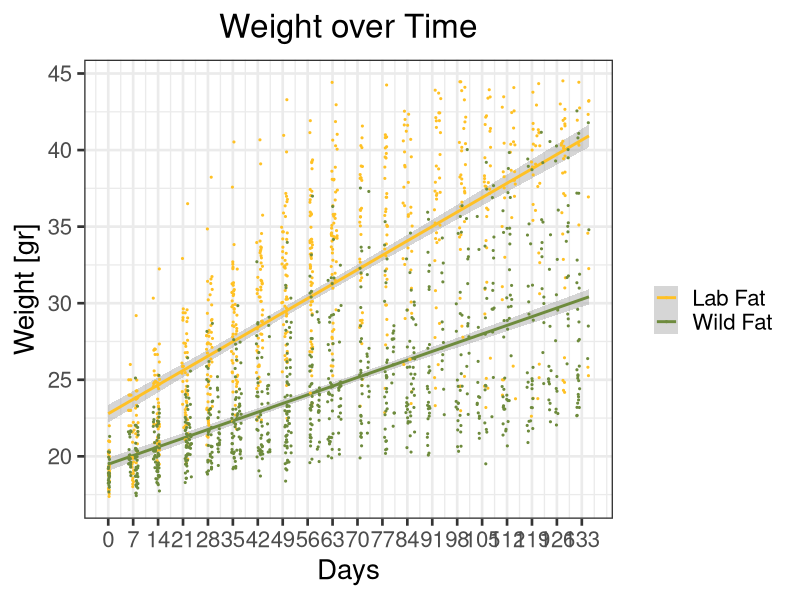
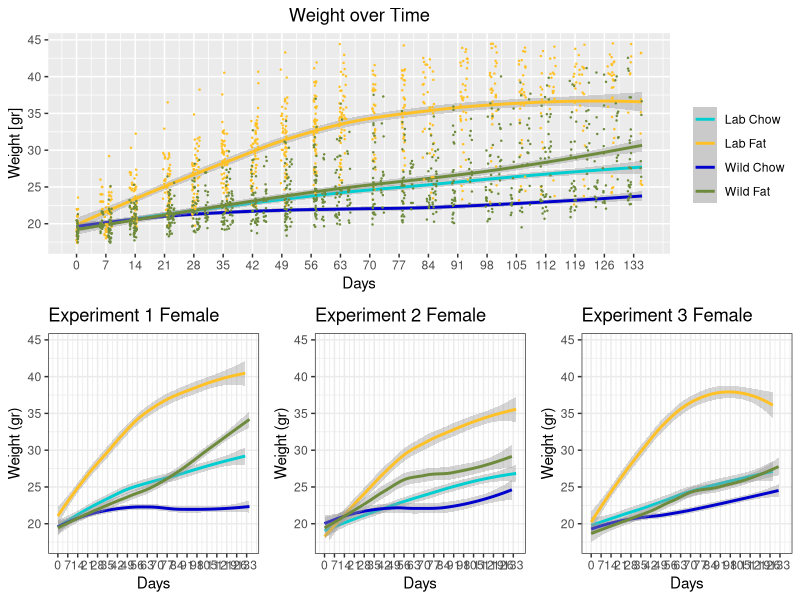
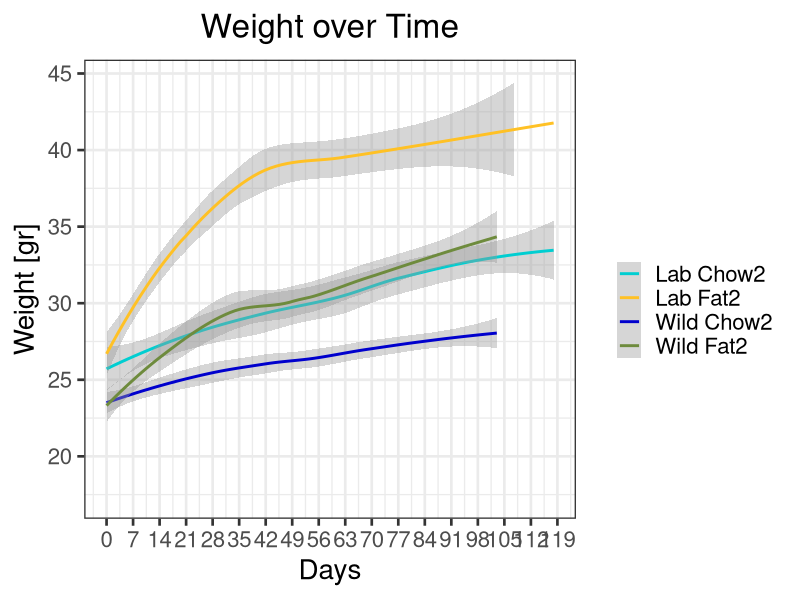

Generate these figures, in order, with R:
## ---- chunk 1

# setwd("~/Desktop/Research/NAFLD/Experiments/All Experiments together")

library(ggplot2)
library(gdata)
library(rlist)
library(ggpubr)
library(gridBase)
library(gridExtra)
#installation of ggpubr, according to websitehttp://www.sthda.com/english/articles/24-ggpubr-publication-ready-plots/81-ggplot2-easy-way-to-mix-multiple-graphs-on-the-same-page/

cd <- read.csv("AllExp.csv")


#Change Date to custome date of R programm, no need now, format is already fine
cd$Date <- as.Date(cd$Date, "%m/%d/%y")

#for calculating days after starting the exp
for (sex in unique(cd$Gender)){

  for (Days in unique(cd$Experiment)) {
  
    for (Days2 in unique(cd$Microbiome)) {
    
    lowdate <- min(cd$Date[cd$Experiment == Days & cd$Microbiome == Days2 & cd$Gender == sex])
  
    cd$Days[cd$Experiment == Days & cd$Microbiome == Days2& cd$Gender == sex] <- cd$Date[cd$Experiment == Days & cd$Microbiome == Days2 & cd$Gender == sex] - lowdate
    }
  }
}



minval <- min(cd$Weight[cd$Gender == "Female"], na.rm = TRUE)
maxval <- max(cd$Weight[cd$Gender == "Female"], na.rm = TRUE)

minvalmales <- min(cd$Weight[cd$Gender == "Male"], na.rm = TRUE)
maxvalmales <- max(cd$Weight[cd$Gender == "Male"], na.rm = TRUE)

maxdays <- max(cd$Days[cd$Gender == "Female"], na.rm = TRUE)
maxdaysmales <- max(cd$Days[cd$Gender == "Male"], na.rm = TRUE)
mindays <- min(cd$Days, na.rm = TRUE)
sex <- "Female"
sex2 <- "Male"

#Graph with all Exp together, take out the sex loop, since we redo this for males separately
#for (sex in unique(cd$Gender)){
    
LChow <- subset(cd, cd$Microbiome == "Lab" & cd$Food == "Chow" & cd$Gender == sex)
LFat <- subset(cd, cd$Microbiome == "Lab" & cd$Food == "Fat"  & cd$Gender == sex)
WildChow <- subset(cd, cd$Microbiome == "Wild" & cd$Food == "Chow" & cd$Gender == sex)
WildFat <- subset(cd, cd$Microbiome == "Wild" & cd$Food == "Fat" & cd$Gender == sex)

plotAllExp <- ggplot() +
  geom_smooth(data = LChow, aes(x = LChow$Days, y = LChow$Weight, color = "Lab Chow")) +
  geom_smooth(data = LFat, aes(x = LFat$Days, y = LFat$Weight, color = "Lab Fat")) +
  geom_smooth(data = WildChow, aes(x = WildChow$Days, y = WildChow$Weight, color = "Wild Chow")) +
  geom_smooth(data = WildFat, aes(x = WildFat$Days, y = WildFat$Weight, color = "Wild Fat")) +
   geom_jitter(data = LFat, aes(x = LFat$Days, y = LFat$Weight, color = "Lab Fat"), size = 0.2) +
  geom_jitter(data = WildFat, aes(x = WildFat$Days, y = WildFat$Weight, color = "Wild Fat"), size = 0.2) +
  ylim(c(1.15 * minval, 0.85 * maxval)) +
  scale_x_continuous(breaks=seq(0,maxdays, 7), limits = c(mindays, maxdays)) +
 # xlim(c(mindays, maxdays)) +
  xlab("Days") +
  ylab("Weight [gr]") +
  scale_colour_manual("", values = c("darkturquoise","goldenrod1", "blue3", "darkolivegreen4"), breaks = c("Lab Chow", "Lab Fat", "Wild Chow", "Wild Fat")) +
  theme_set(theme_bw(base_size = 20) ) +
    theme(plot.title = element_text(hjust = 0.5)) +
      ggtitle("Weight over Time")


plotAllFat <- ggplot() +
  geom_smooth(data = LFat, aes(x = LFat$Days, y = LFat$Weight, color = "Lab Fat"), method =  lm) +
  geom_smooth(data = WildFat, aes(x = WildFat$Days, y = WildFat$Weight, color = "Wild Fat"), method = lm) +
   geom_jitter(data = LFat, aes(x = LFat$Days, y = LFat$Weight, color = "Lab Fat"), size = 0.4) +
  geom_jitter(data = WildFat, aes(x = WildFat$Days, y = WildFat$Weight, color = "Wild Fat"), size = 0.4) +
  ylim(c(1.15 * minval, 0.85 * maxval)) +
  scale_x_continuous(breaks=seq(0,maxdays, 7), limits = c(mindays, maxdays)) +
 # xlim(c(mindays, maxdays)) +
  xlab("Days") +
  ylab("Weight [gr]") +
  scale_colour_manual("", values = c("goldenrod1", "darkolivegreen4" ), breaks = c("Lab Fat", "Wild Fat" )) +
  theme_set(theme_bw(base_size = 20) ) +
    theme(plot.title = element_text(hjust = 0.5)) +
      ggtitle("Weight over Time")
print(plotAllFat)

LChow1 <- subset(cd, cd$Microbiome == "Lab" & cd$Food == "Chow" & cd$Gender == sex & cd$Experiment == 1)
LFat1 <- subset(cd, cd$Microbiome == "Lab" & cd$Food == "Fat"  & cd$Gender == sex & cd$Experiment == 1)
WildChow1 <- subset(cd, cd$Microbiome == "Wild" & cd$Food == "Chow" & cd$Gender == sex & cd$Experiment == 1)
WildFat1 <- subset(cd, cd$Microbiome == "Wild" & cd$Food == "Fat" & cd$Gender == sex & cd$Experiment == 1)

plotExp1 <- ggplot() +
  geom_smooth(data = LChow1, aes(x = LChow1$Days, y = LChow1$Weight, color = "Lab Chow")) +
  geom_smooth(data = LFat1, aes(x = LFat1$Days, y = LFat1$Weight, color = "Lab Fat")) +
  geom_smooth(data = WildChow1, aes(x = WildChow1$Days, y = WildChow1$Weight, color = "Wild Chow")) +
  geom_smooth(data = WildFat1, aes(x = WildFat1$Days, y = WildFat1$Weight, color = "Wild Fat")) +
  ylim(c(1.15 * minval, 0.85 * maxval)) +
  scale_x_continuous(breaks=seq(0,maxdays, 7), limits = c(mindays, maxdays)) +
 # xlim(c(mindays, maxdays)) +
  xlab("Days") +
  ylab("Weight (gr)") +
  scale_colour_manual("", values = c("darkturquoise","goldenrod1", "blue3", "darkolivegreen4"), breaks = c("Lab Chow", "Lab Fat", "Wild Chow", "Wild Fat")) +
  ggtitle( paste("Experiment 1", as.character(sex) )) +
  theme_bw() +
  theme(legend.position="none")


LChow2 <- subset(cd, cd$Microbiome == "Lab" & cd$Food == "Chow" & cd$Gender == sex & cd$Experiment == 2)
LFat2 <- subset(cd, cd$Microbiome == "Lab" & cd$Food == "Fat"  & cd$Gender == sex & cd$Experiment == 2)
WildChow2 <- subset(cd, cd$Microbiome == "Wild" & cd$Food == "Chow" & cd$Gender == sex & cd$Experiment == 2)
WildFat2 <- subset(cd, cd$Microbiome == "Wild" & cd$Food == "Fat" & cd$Gender == sex & cd$Experiment == 2)

plotExp2 <- ggplot() +
  geom_smooth(data = LChow2, aes(x = LChow2$Days, y = LChow2$Weight, color = "Lab Chow")) +
  geom_smooth(data = LFat2, aes(x = LFat2$Days, y = LFat2$Weight, color = "Lab Fat")) +
  geom_smooth(data = WildChow2, aes(x = WildChow2$Days, y = WildChow2$Weight, color = "Wild Chow")) +
  geom_smooth(data = WildFat2, aes(x = WildFat2$Days, y = WildFat2$Weight, color = "Wild Fat")) +
  ylim(c(1.15 * minval, 0.85 * maxval)) +
  scale_x_continuous(breaks=seq(0,maxdays, 7), limits = c(mindays, maxdays)) +
 # xlim(c(mindays, maxdays)) +
  xlab("Days") +
  ylab("Weight (gr)") +
  scale_colour_manual("", values = c("darkturquoise","goldenrod1", "blue3", "darkolivegreen4") ,
                      breaks = c("Lab Chow", "Lab Fat", "Wild Chow", "Wild Fat")
                      ) +
  ggtitle( paste("Experiment 2", as.character(sex) )) +
  theme_bw() +
   theme(legend.position="none") 


#Hardcoded Exp 3
LChow3 <- subset(cd, cd$Microbiome == "Lab" & cd$Food == "Chow" & cd$Gender == sex & cd$Experiment == 3)
LFat3 <- subset(cd, cd$Microbiome == "Lab" & cd$Food == "Fat"  & cd$Gender == sex & cd$Experiment == 3)
WildChow3 <- subset(cd, cd$Microbiome == "Wild" & cd$Food == "Chow" & cd$Gender == sex & cd$Experiment == 3)
WildFat3 <- subset(cd, cd$Microbiome == "Wild" & cd$Food == "Fat" & cd$Gender == sex & cd$Experiment == 3)


plotExp3 <- ggplot() +
  geom_smooth(data = LChow3, aes(x = LChow3$Days, y = LChow3$Weight, color = "Lab Chow")) +
  geom_smooth(data = LFat3, aes(x = LFat3$Days, y = LFat3$Weight, color = "Lab Fat")) +
  geom_smooth(data = WildChow3, aes(x = WildChow3$Days, y = WildChow3$Weight, color = "Wild Chow")) +
  geom_smooth(data = WildFat3, aes(x = WildFat3$Days, y = WildFat3$Weight, color = "Wild Fat")) +
  ylim(c(1.15 * minval, 0.85 * maxval)) +
  scale_x_continuous(breaks=seq(0,maxdays, 7), limits = c(mindays, maxdays)) +
 # xlim(c(mindays, maxdays)) +
  xlab("Days") +
  ylab("Weight (gr)") +
  scale_colour_manual("", values = c("darkturquoise","goldenrod1", "blue3", "darkolivegreen4") ,
                      breaks = c("Lab Chow", "Lab Fat", "Wild Chow", "Wild Fat")) +
  ggtitle( paste("Experiment 3", as.character(sex) )) +
  theme_bw() +
   theme(legend.position="none") 


grid.arrange(grobs = list(plotAllExp,
         plotExp1, plotExp2, plotExp3),
          layout_matrix = rbind(1, c(2:4)))
  
#Beginning here will be the Male Experiments

   
LChow2 <- subset(cd, cd$Microbiome == "Lab" & cd$Food == "Chow" & cd$Gender == sex2)
LFat2 <- subset(cd, cd$Microbiome == "Lab" & cd$Food == "Fat"  & cd$Gender == sex2)
WildChow2 <- subset(cd, cd$Microbiome == "Wild" & cd$Food == "Chow" & cd$Gender == sex2)
WildFat2 <- subset(cd, cd$Microbiome == "Wild" & cd$Food == "Fat" & cd$Gender == sex2)

plotAllExpMale <- ggplot() +
  geom_smooth(data = LChow2, aes(x = LChow2$Days, y = LChow2$Weight, color = "Lab Chow2")) +
  geom_smooth(data = LFat2, aes(x = LFat2$Days, y = LFat2$Weight, color = "Lab Fat2")) +
  geom_smooth(data = WildChow2, aes(x = WildChow2$Days, y = WildChow2$Weight, color = "Wild Chow2")) +
  geom_smooth(data = WildFat2, aes(x = WildFat2$Days, y = WildFat2$Weight, color = "Wild Fat2")) +
  ylim(c(1.15 * minval, 0.85 * maxval)) +
  scale_x_continuous(breaks=seq(0,maxdays, 7), limits = c(mindays, maxdaysmales)) +
 # xlim(c(mindays, maxdays)) +
  xlab("Days") +
  ylab("Weight [gr]") +
  scale_colour_manual("", values = c("darkturquoise","goldenrod1", "blue3", "darkolivegreen4"), breaks = c("Lab Chow2", "Lab Fat2", "Wild Chow2", "Wild Fat2")) +
  theme_set(theme_bw(base_size = 20) ) +
    theme(plot.title = element_text(hjust = 0.5)) +
      ggtitle("Weight over Time")

print(plotAllExpMale)

  
